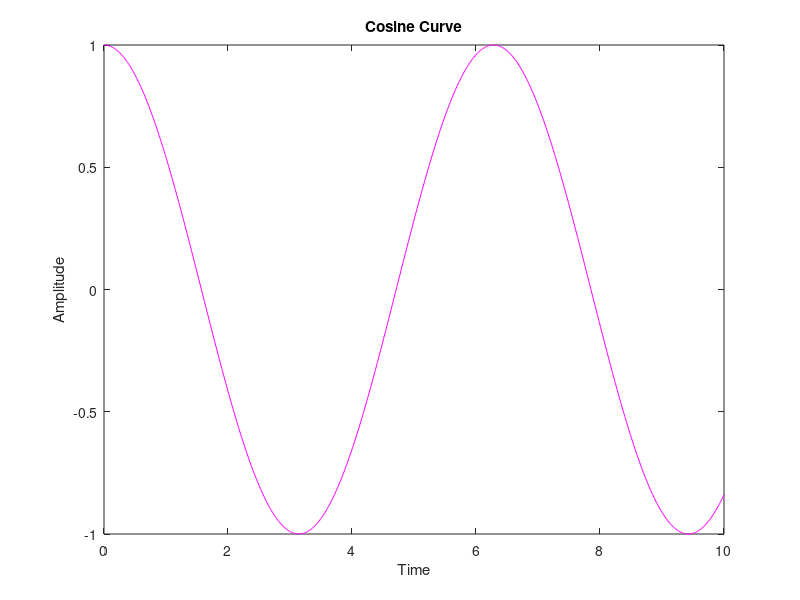

The MATLAB source for this figure:
clc;
clear all;
close all;
x=0:0.01:10;
y=cos(x)
plot(x,y,'m')
title('Cosine Curve')
xlabel('Time')
ylabel('Amplitude')
